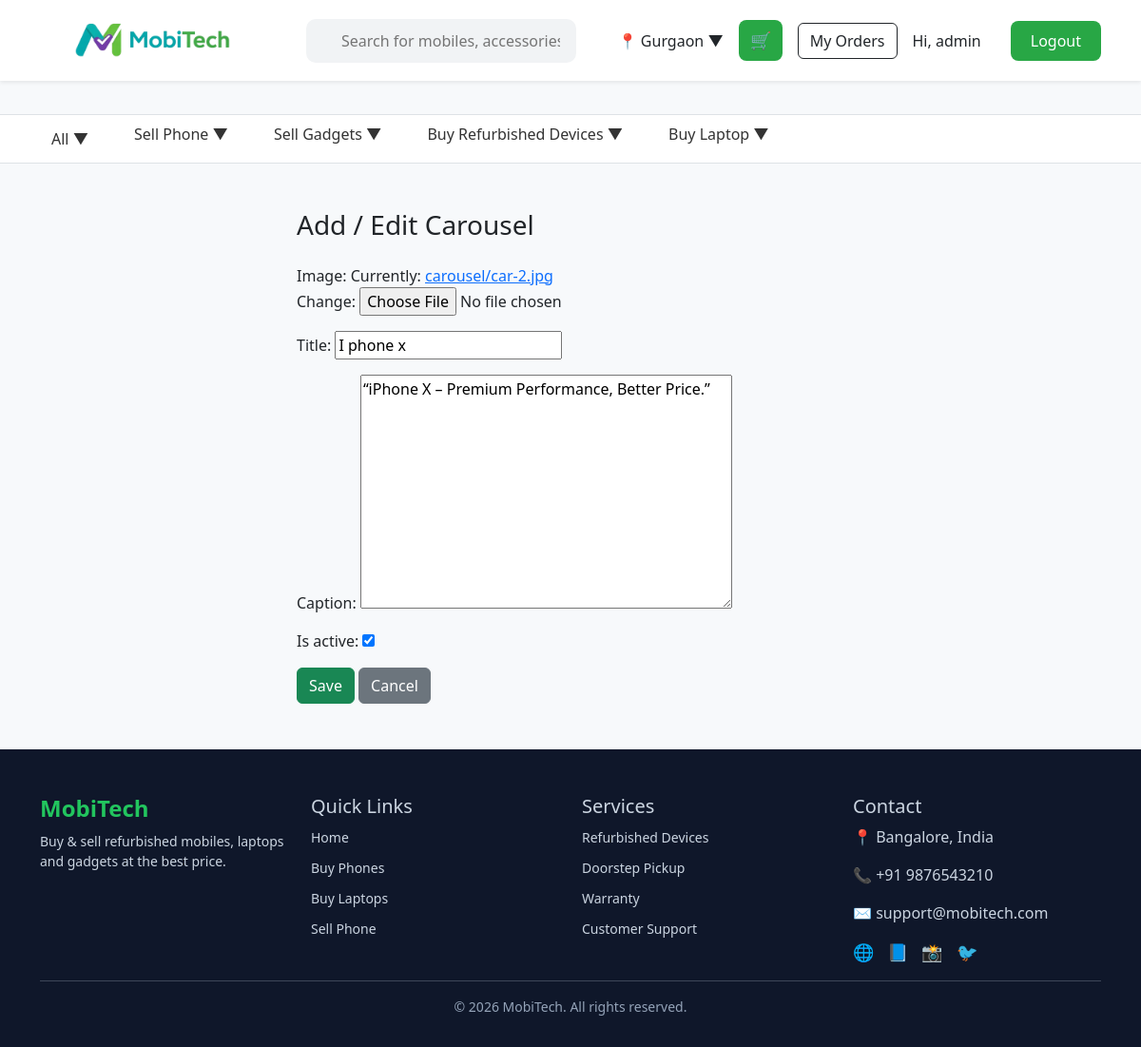
Screenshot of /carousel/4/edit/ (signed in) with the database file from the repository.
### mainapp/models.py (models this page shows, shortened)
class CarouselImage(models.Model):
    image = models.ImageField(upload_to='carousel/')
    title = models.CharField(max_length=200)
    caption = models.TextField(max_length=300)
    added_at = models.DateTimeField(auto_now_add = True)
    updated_at = models.DateTimeField(auto_now = True)
    is_active = models.BooleanField(default = True)

### mainapp/views.py (the view)
# urls.py: path('carousel/<int:pk>/edit/', CarouselUpdate.as_view(), name='carousel_update'),
class CarouselUpdate(StaffRequiredMixin, UpdateView):
    model = CarouselImage
    fields = '__all__'
    template_name = 'mainapp/carousel_form.html'
    success_url = reverse_lazy('home_page')

### cart/context_processors.py (called while the page is built)
def cart_count(request):
    if request.user.is_authenticated:
        count = Cart.objects.filter(user=request.user).count()
    else:
        count = 0
    return {'cart_count': count}

### mainapp/views.py (called while the page is built)
    def test_func(self):
        return self.request.user.is_staff

### templates/mainapp/carousel_form.html (shortened to what this page needs)
{% extends 'base/base.html' %}
{% block content %}
<div class="container mt-5" style="max-width:600px;">
    <h3 class="mb-4">Add / Edit Carousel</h3>
    <form method="POST" enctype="multipart/form-data">
        {{ form.as_p }}
        <button class="btn btn-success">Save</button>
        <a href="/" class="btn btn-secondary">Cancel</a>
    </form>
</div>
{% endblock %}

### templates/base/includes/header.html (shortened to what this page needs)
{% load static %}
<nav class="navbar navbar-expand-lg bg-white shadow-sm py-2 sticky-top">
  <div class="container">
    <a class="navbar-brand d-flex align-items-center" href="/">
        <img src="{% static 'images/logo1.png' %}" class="logo-img">
    </a>
    <div class="search-container flex-grow-1 mx-4 position-relative">
        <input type="text"
               id="searchInput"
               placeholder="Search for mobiles, accessories & More"
               autocomplete="off">
    </div>
    <div class="d-flex align-items-center gap-3">
        <div class="location">
            📍 Gurgaon
            <span class="arrow">▼</span>
        </div>
        <a href="{% url 'cart_view' %}" class="cart-btn position-relative">
            🛒
        </a>
       <a href="{% url 'my_orders' %}" class="btn btn-outline-dark">
    My Orders
</a>
        {% if user.is_authenticated %}
        <div class="d-flex align-items-center gap-2">
            <span class="me-2">Hi, {{ user.username }}</span>
            <form method="POST" action="{% url 'logout' %}" style="display:inline;">
                <button type="submit" class="btn login-btn">
                    Logout
                </button>
            </form>
        </div>
        {% else %}
        <a href="{% url 'login' %}" class="btn login-btn">
            Login
        </a>
        {% endif %}
    </div>
  </div>
</nav>
<div class="menu-bar bg-white border-top border-bottom py-2">
  <div class="container d-flex gap-4 flex-wrap">
    <div class="menu-item">All ▼</div>
    <div class="dropdown">
        <a class="menu-item">Sell Phone ▼</a>
    </div>
    <div class="dropdown">
        <a class="menu-item">Sell Gadgets ▼</a>
    </div>
    <div class="dropdown">
        <a class="menu-item">Buy Refurbished Devices ▼</a>
    </div>
    <div class="dropdown">
        <a class="menu-item">Buy Laptop ▼</a>
    </div>
  </div>
</div>

### static/css/style.css (style rules this page uses)
.navbar { position: fixed; top: 0; left: 0; width: 100%; z-index: 9999; height: 85px; display: flex; align-items: center; background: white; }
.navbar-brand { display: flex; align-items: center; height: 100%;; }
.logo-img { height: 160px; width: auto; object-fit: contain; }
.search-container { display: flex; align-items: center; background: #f1f3f5; padding: 10px 15px; border-radius: 10px; flex: 1; max-width: 700px; position: relative; }
.search-container input { border: none; outline: none; background: transparent; width: 100%; }
.location { font-weight: 500; cursor: pointer; margin-left: 20px; }
.login-btn { background: #28a745; color: white; padding: 8px 20px; border-radius: 8px; margin-left: 15px; }
.menu-bar { font-weight: 500; border-top: 1px solid #eee; padding: 10px 0; }
.menu-item { cursor: pointer; padding: 5px 12px; color: #333; transition: 0.3s; text-decoration: none; }
body { background: #f7f9fb; padding-top: 120px; }
body { background: #f7f9fb; }
.dropdown { position: relative; }
.menu-item { transition: 0.3s; }
.search-container { display: flex; align-items: center; background: #f1f3f5; padding: 10px 15px; border-radius: 10px; }
.search-container input { border: none; outline: none; background: transparent; width: 100%; margin-left: 10px; }
.cart-btn { background: #28a745; color: white; padding: 8px 12px; border-radius: 8px; text-decoration: none; font-size: 18px; }

### rows the page displays
CarouselImage: title "I phone x", caption "“iPhone X – Premium Performance, Better Price.”", is_active "☑"

### other values shown
{{ user.username }} "admin"
